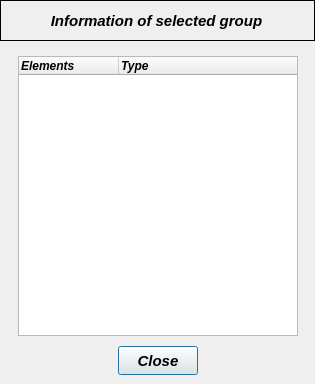
<?xml version="1.0" encoding="UTF-8"?>
<ui version="4.0">
 <class>Dialog</class>
 <widget class="QDialog" name="Dialog">
  <property name="geometry">
   <rect>
    <x>0</x>
    <y>0</y>
    <width>315</width>
    <height>384</height>
   </rect>
  </property>
  <property name="minimumSize">
   <size>
    <width>315</width>
    <height>384</height>
   </size>
  </property>
  <property name="maximumSize">
   <size>
    <width>315</width>
    <height>384</height>
   </size>
  </property>
  <property name="windowTitle">
   <string>Information of selected group</string>
  </property>
  <widget class="QTreeWidget" name="treeWidget_length_correction_group_info">
   <property name="geometry">
    <rect>
     <x>18</x>
     <y>56</y>
     <width>280</width>
     <height>280</height>
    </rect>
   </property>
   <property name="minimumSize">
    <size>
     <width>280</width>
     <height>280</height>
    </size>
   </property>
   <property name="maximumSize">
    <size>
     <width>280</width>
     <height>280</height>
    </size>
   </property>
   <property name="font">
    <font>
     <family>Arial</family>
     <weight>75</weight>
     <italic>true</italic>
     <bold>true</bold>
    </font>
   </property>
   <column>
    <property name="text">
     <string>Elements</string>
    </property>
   </column>
   <column>
    <property name="text">
     <string>Type</string>
    </property>
   </column>
  </widget>
  <widget class="QFrame" name="frame">
   <property name="geometry">
    <rect>
     <x>0</x>
     <y>0</y>
     <width>315</width>
     <height>41</height>
    </rect>
   </property>
   <property name="frameShape">
    <enum>QFrame::Box</enum>
   </property>
   <property name="frameShadow">
    <enum>QFrame::Plain</enum>
   </property>
   <property name="lineWidth">
    <number>1</number>
   </property>
   <widget class="QLabel" name="label">
    <property name="geometry">
     <rect>
      <x>48</x>
      <y>6</y>
      <width>217</width>
      <height>29</height>
     </rect>
    </property>
    <property name="font">
     <font>
      <family>Arial</family>
      <pointsize>11</pointsize>
      <weight>75</weight>
      <italic>true</italic>
      <bold>true</bold>
     </font>
    </property>
    <property name="text">
     <string>Information of selected group</string>
    </property>
    <property name="textFormat">
     <enum>Qt::AutoText</enum>
    </property>
    <property name="alignment">
     <set>Qt::AlignCenter</set>
    </property>
   </widget>
  </widget>
  <widget class="QPushButton" name="pushButton_close">
   <property name="geometry">
    <rect>
     <x>118</x>
     <y>346</y>
     <width>80</width>
     <height>29</height>
    </rect>
   </property>
   <property name="minimumSize">
    <size>
     <width>80</width>
     <height>29</height>
    </size>
   </property>
   <property name="maximumSize">
    <size>
     <width>80</width>
     <height>29</height>
    </size>
   </property>
   <property name="font">
    <font>
     <family>Arial</family>
     <pointsize>11</pointsize>
     <weight>75</weight>
     <italic>true</italic>
     <bold>true</bold>
    </font>
   </property>
   <property name="text">
    <string>Close</string>
   </property>
  </widget>
 </widget>
 <resources/>
 <connections/>
</ui>
